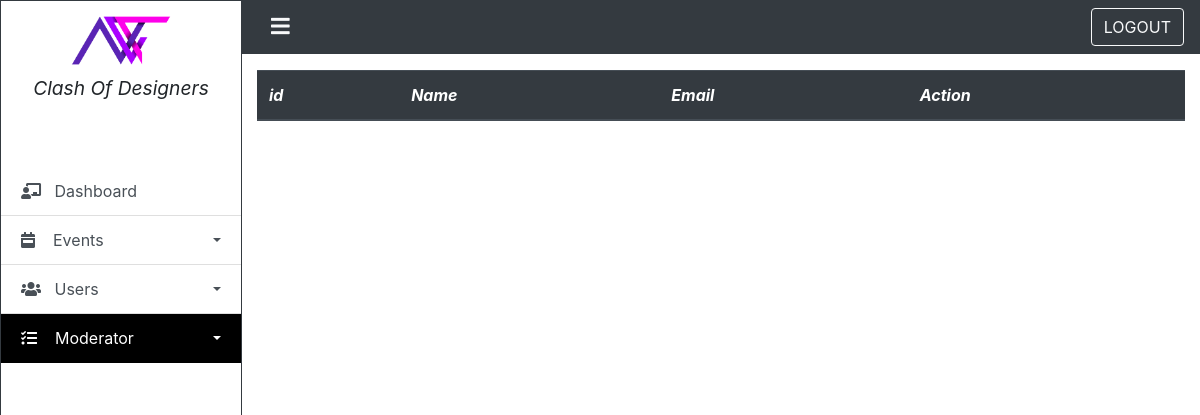
The page /admin/design_events/moderator.php (signed in) on the database as committed earlier.
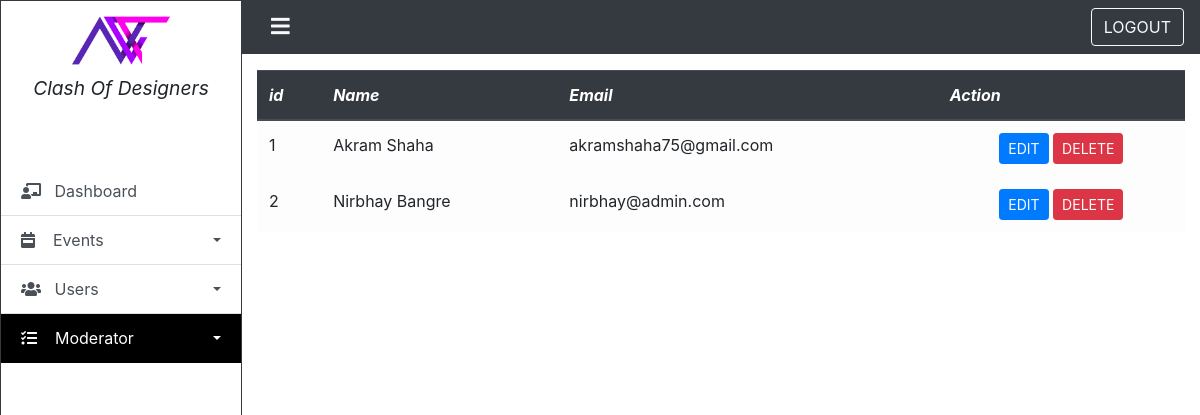
The same page on the database as committed later.
### tables this page shows
CREATE TABLE `design_event_moderator` (
  `id` int(11) NOT NULL,
  `event_id` int(11) NOT NULL,
  `name` varchar(255) NOT NULL,
  `email` varchar(255) NOT NULL,
  `password` varchar(255) NOT NULL,
  `created_on` datetime NOT NULL DEFAULT current_timestamp()
);

### admin/design_events/moderator.php (the view, shortened to what this page needs)
<?php
    include('../model/admin-check.php');
?>
<!DOCTYPE html>
<html lang="en">
<head>
    <link rel="stylesheet" href="https://cdnjs.cloudflare.com/ajax/libs/twitter-bootstrap/4.5.3/css/bootstrap.min.css">
    <link rel="stylesheet" href="https://cdnjs.cloudflare.com/ajax/libs/font-awesome/5.15.1/css/all.min.css">
    <link rel="stylesheet" href="https:////cdn.datatables.net/1.10.23/css/jquery.dataTables.min.css">
    <link rel="stylesheet" href="assets/sidebar.css">
</head>
<body>
    <div class="d-flex" id="wrapper">
        <div class="border border-right border-dark" id="sidebar-wrapper">
            <?php include("includes/sidebar.php"); ?>
        </div>
        <div id="page-content-wrapper">
            <?php include("includes/navbar.php"); ?>
            <div class="container">
                <div class="mt-3">
                    <table class="table row-border table-light" id="users_row">
                        <thead class="thead-dark font-italic">
                            <tr>
                                <th>id</th>
                                <th>Name</th>
                                <th>Email</th>
                                <th>Action</th>
                            </tr>
                        </thead>
                        <tbody>
                            <?php
                                $admin_info = "SELECT * FROM design_event_moderator";
                                $admin_result = mysqli_query($db, $admin_info);
                                if(mysqli_num_rows($admin_result) > 0){
                                while($admin_row1 = mysqli_fetch_assoc($admin_result)){
                            ?>
                            <tr>
                                <td><?php echo $admin_row1['id']; ?></td>
                                <td><?php echo $admin_row1['name']; ?></td>
                                <td><?php echo $admin_row1['email']; ?></td>
                                <td class="text-center">
                                    <a class=" btn btn-sm btn-primary" href="./moderator.php?id=<?php echo $admin_row1['id']; ?>">EDIT</a>
                                    <a class="btn btn-sm btn-danger"
                                        href="./moderator.php?did=<?php echo $admin_row1['id']; ?>">DELETE</a>
                                </td>
                            </tr>
                            <?php } }?>
                        </tbody>
                    </table>
                </div>
            </div>
        </div>
    </div>
</body>
</html>

Rows that differ between the two databases and show on the page:
added design_event_moderator: id "1", name "Akram Shaha", email "akramshaha75@gmail.com"
added design_event_moderator: id "2", name "Nirbhay Bangre", email "nirbhay@admin.com"
